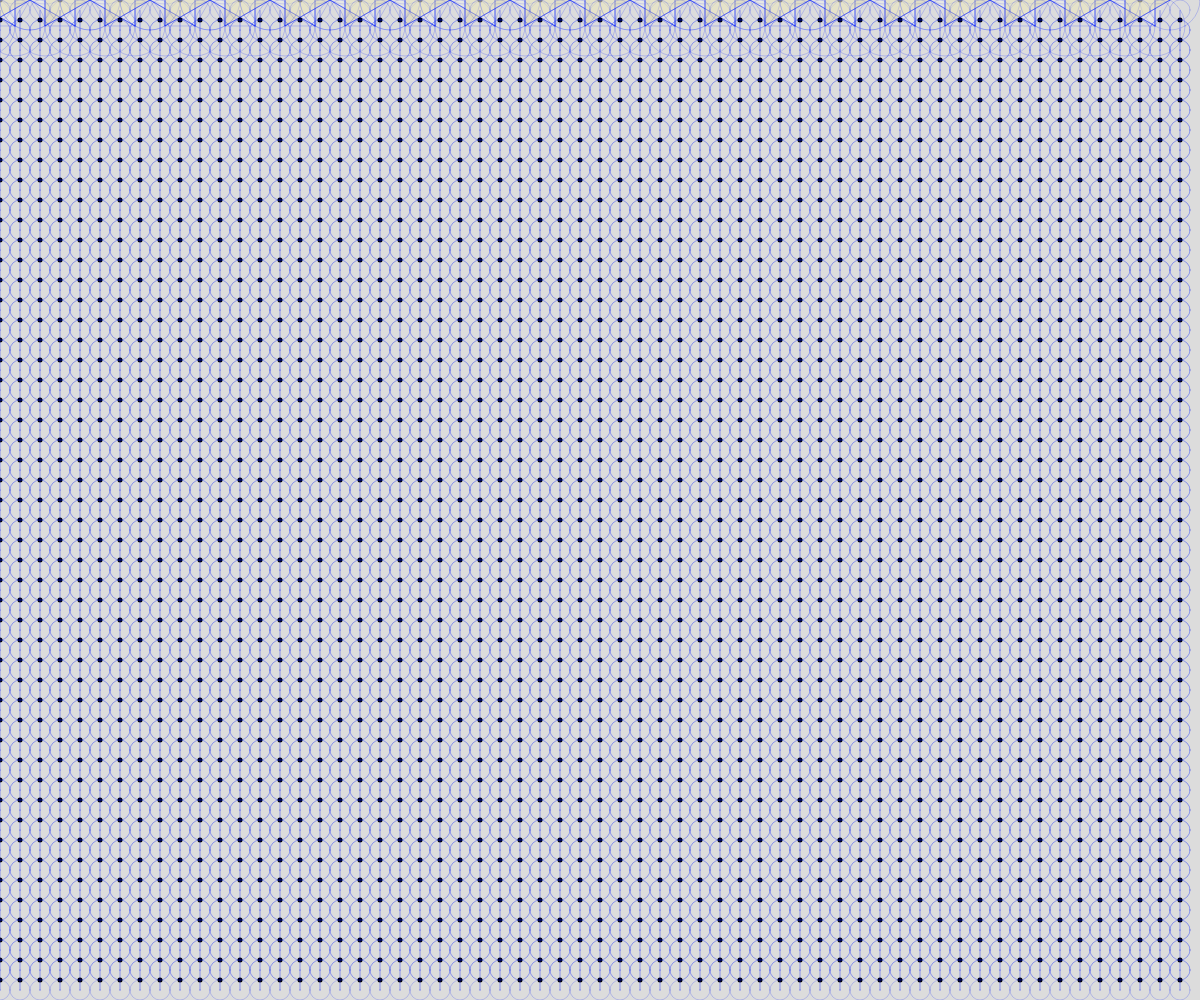
Frame 1 (no input)
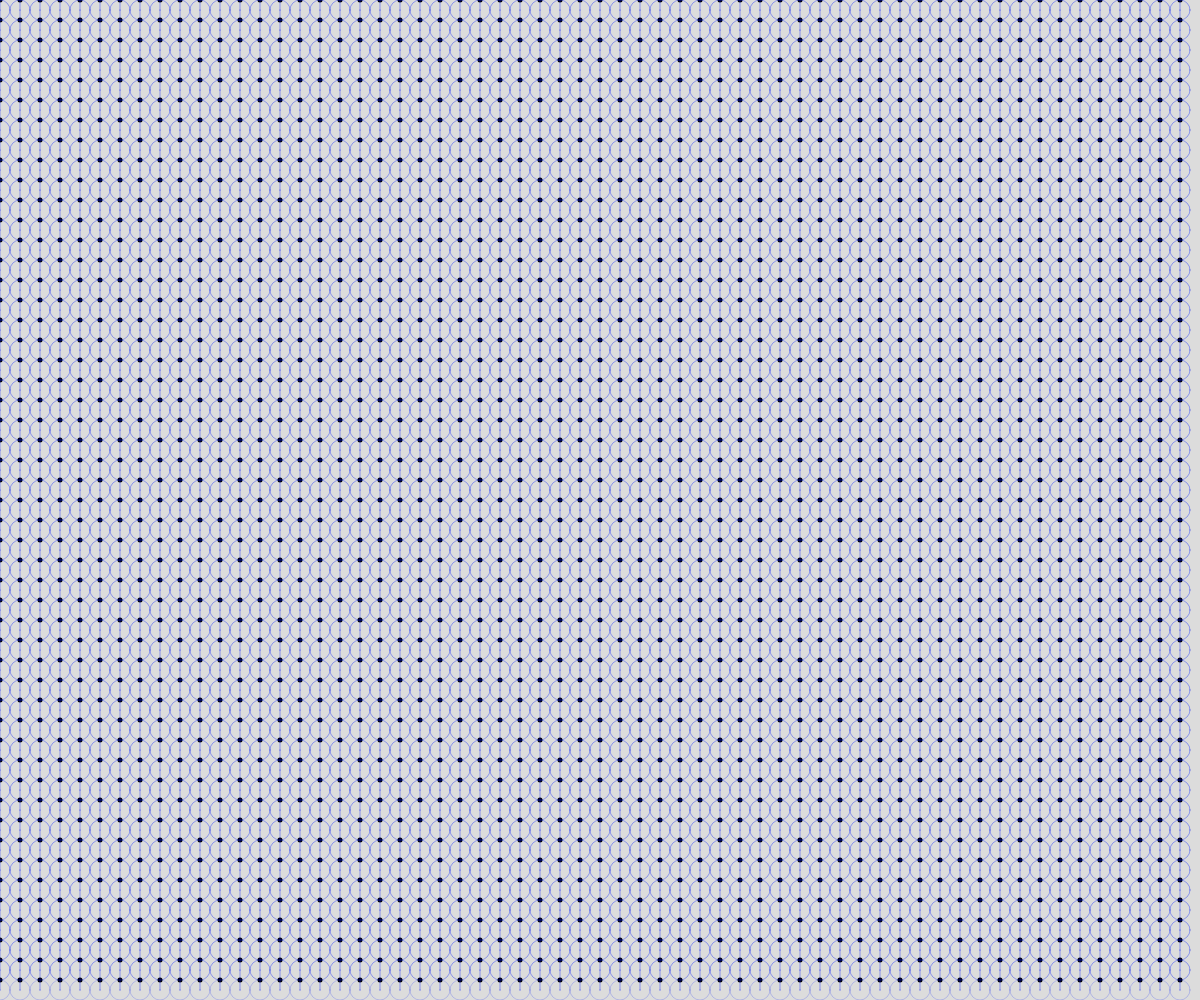
Frame 60 (no input)
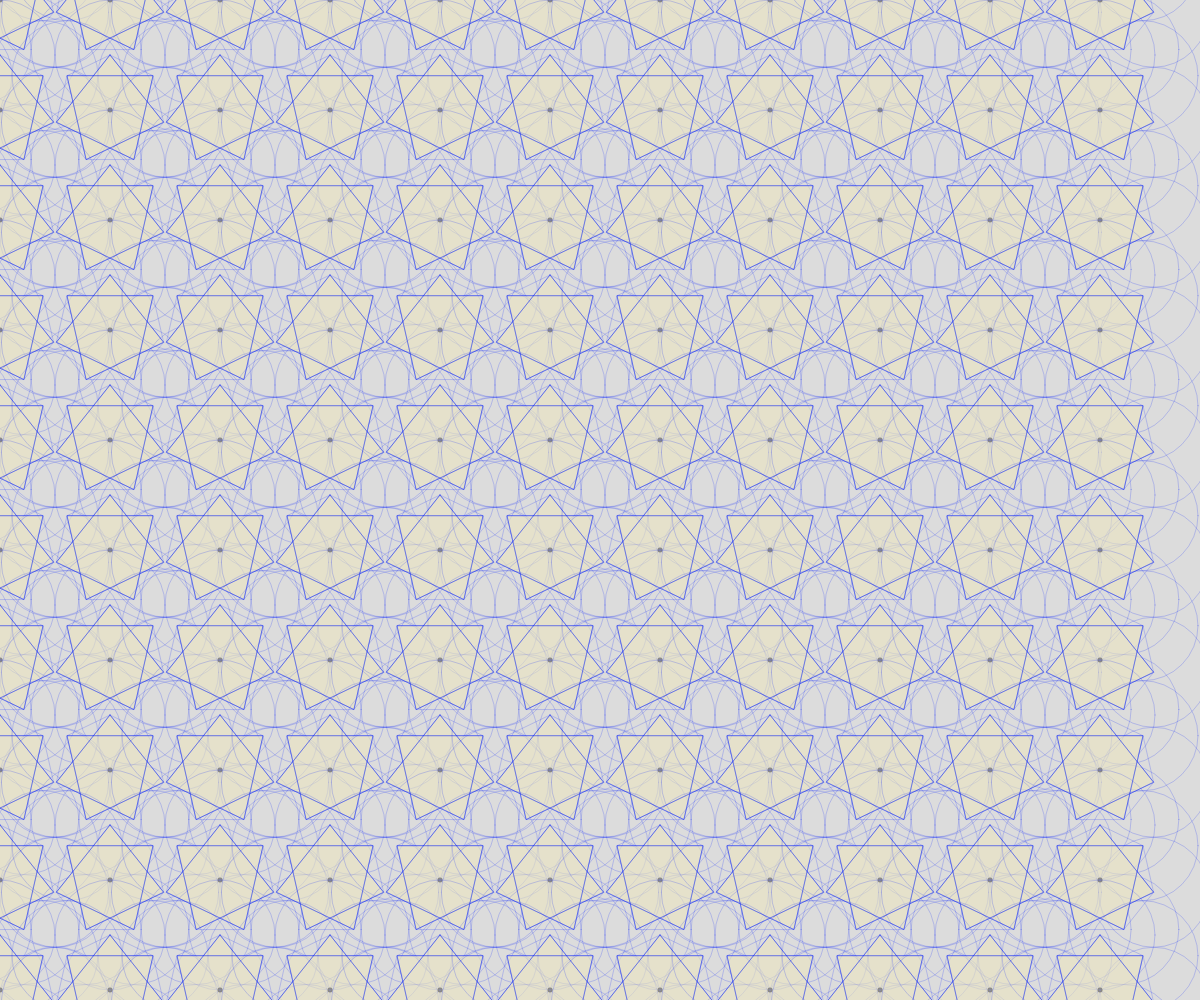
Frame 120 (the mouse pressed at the canvas centre since frame 60)

The p5.js sketch that drew these frames (run headless with seeded random() and noise() and a simulated clock; from frame 60 on, the mouse is pressed at the canvas centre):

// p5.js sketch
// ── sketch.js
let margin = 10;
let d = 60;
let n = 6;
let bend = 30;

function setup() {
  createCanvas(windowWidth, windowHeight);
  // noLoop();
  ellipseMode(CENTER);
  angleMode(DEGREES);
}

function draw() {
  background(220);
  
  for (let y = 0; y < height; y += d){
    let x = 0;
    for (let x = 0; x < width; x += d){
      push();
      translate(x, y);  
      strokeWeight(5);
      point(0, 0);
      pattern();
      pop();
    }
    
  n  =  int  (map(mouseX, 0, width, 2, 12));
  d = int (map(mouseY, 0, height, 20, 200));
  bend = map(mouseX, 0, width, 0, 360);
  // pattern();

  }
}

function pattern(){

  stroke(0, 30, 255, 100);

  strokeWeight(1);

  noFill();


  for (let i = 0; i < n; i++){
    let theta = bend + i*360/n;   
    stroke(0, 30, 255, 50);
    ellipse(d/2*sin(theta), d/2*cos(theta), d, d);
  }

  beginShape();
  for (let i = 0; i < n + 1; i++){
    let theta = bend + i*360/n;   
    vertex(d/2*sin(theta), d/2*cos(theta));
  }
  endShape();

  let shift = pow(sin(frameCount), 1);
  shift = map(shift, -1, 1, 0, 20);
  // two equilateral triangles
  beginShape();
  fill(247, 245, 228  + shift, 100  - shift);
  stroke(0, 30, 255, 100);
    for (let i = 0; i <= n; i++){
    let theta = bend + i*720/n;   
    vertex(d/2*sin(theta), d/2*cos(theta));
  }
  endShape();

    beginShape();
    fill(227, 220, 161, 100);
    stroke(0, 30, 255, 100);
    for (let i = 0; i <= n; i++){
    let theta = 3*bend + i*720/n;   
    vertex(d/2*sin(theta), d/2*cos(theta));
  }
  endShape();
     
   for (let i = 0; i < n; i++){
    let theta = bend + i*360/n;   
    stroke(0);

    vertex(d/2*sin(theta), d/2*cos(theta));

    }
  
}
